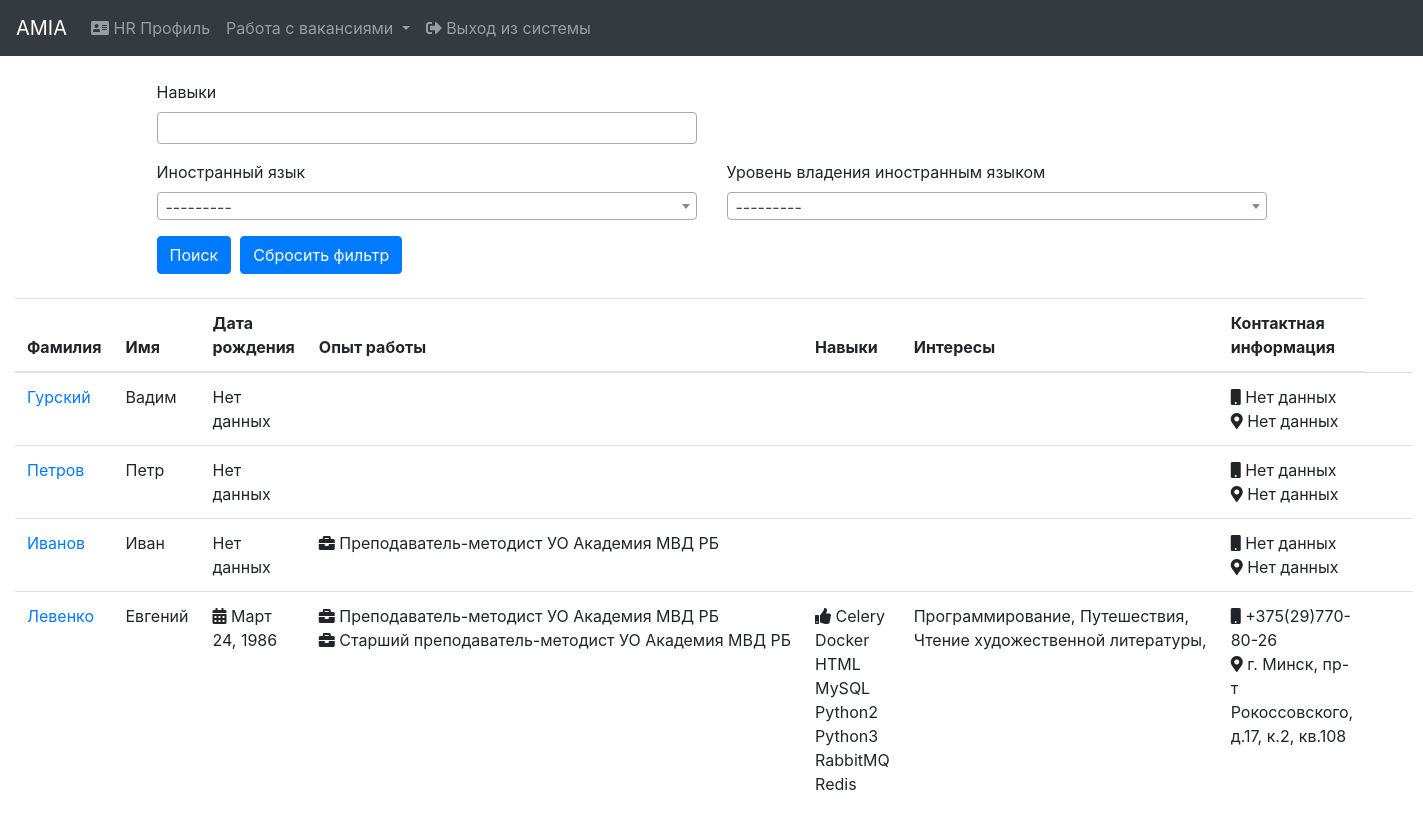
Before: /hr/profiles/ (signed in) with the older database file.
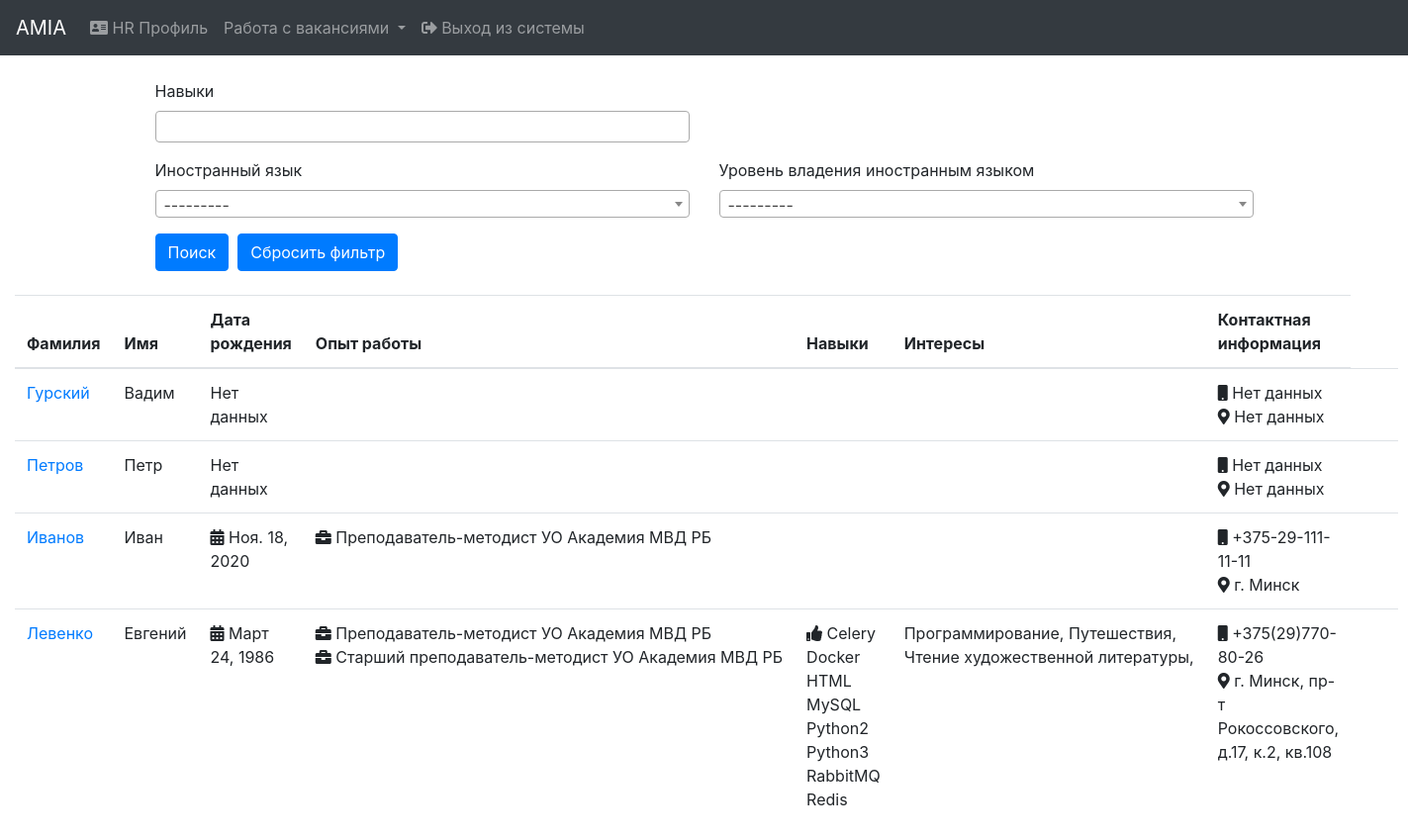
After: the same page with the newer database file.
### social_profile/models.py (models this page shows, shortened)
class SocialProfile(models.Model):
    user = models.OneToOneField(User, on_delete=models.CASCADE)
    last_name = models.CharField(max_length=100, verbose_name="Last name")
    first_name = models.CharField(max_length=100, verbose_name="First name")
    patronymic = models.CharField(max_length=100, verbose_name="Patronymic", blank=True, null=True)
    email = models.EmailField(verbose_name="E-mail")
    date_of_birth = models.DateField(verbose_name="Date_of_birth", blank=True, null=True)
    status = models.IntegerField(verbose_name="Status", default=1)
    date_added = models.DateTimeField(verbose_name="Date_added", auto_now_add=True)
    profile_img = models.ImageField(verbose_name="Profile_img", blank=True, null=True, upload_to='profile')
    about_myself = models.TextField(verbose_name="About_myself", blank=True, null=True)
    contact_information_phone = models.CharField(max_length=255, verbose_name="Phone", blank=True, null=True)
    contact_information_address = models.CharField(max_length=255, verbose_name="Address", blank=True, null=True)
    education = models.ManyToManyField(EducationalInstitution, verbose_name="Education", through="EducationWithInfo")
    work_experience = models.ManyToManyField(WorkExperience, verbose_name="Work experience")
    interests = models.ManyToManyField(Interest, verbose_name="Interests", blank=True)
    skills = models.ManyToManyField(Skill, verbose_name="Skills", blank=True)
    languages = models.ManyToManyField(Language, verbose_name="Language", through='LanguageWithLevel')
    class Meta:
        ordering = ('last_name',)
        verbose_name = 'Social profile'
        verbose_name_plural = 'Social profiles'

### hr/views.py (the view)
# urls.py: path('profiles/', views.ProfilesView.as_view(), name='profiles'),
class ProfilesView(LoginRequiredMixin, View):
    def get(self, request):
        f = ProfileFilter(request.GET, queryset=SocialProfile.objects.distinct().order_by('-pk'))
        paginator = Paginator(f.qs, 50)
        page = request.GET.get('page')
        profiles = paginator.get_page(page)
        return render(request, 'hr/profiles/profiles.html', {'profiles': profiles,
                                                             'filter': f,
                                                             })

### context_processors/models_context.py (called while the page is built)
def models_context(request):
    return {'educational': EducationalInstitution.objects.all(),
            'language_levels': LanguageLevel.objects.all(),
            'languages': Language.objects.all(),
            'specialties': Specialty.objects.all(),
            'skills': Skill.objects.all(),
            'interests': Interest.objects.all(),
            }

### social_profile/models.py (called while the page is built)
    def __str__(self):
        return self.skill_name

    def __str__(self):
        return self.interest_name

    def __str__(self):
        return self.language_name

    def __str__(self):
        return self.position + ' ' + self.company_name

### hr/templates/hr/profiles/profiles.html (shortened to what this page needs)
{% extends 'base.html' %}
{% block content %}
    {% include 'hr/navbar_hr.html' %}<br>
    <div class="container-fluid">
        {% include 'hr/profiles/search_form.html' %}<br>
        <div class="row">
            <div class="col-lg-12">
                <table class="table table-hover">
                    <thead>
                    <tr>
                        <th scope="col">Фамилия</th>
                        <th scope="col">Имя</th>
                        <th scope="col">Дата рождения</th>
                        <th scope="col">Опыт работы</th>
                        <th scope="col">Навыки</th>
                        <th scope="col">Интересы</th>
                        <th scope="col">Контактная информация</th>
                    </tr>
                    </thead>
                    <tbody>
                    {% for profile in profiles %}
                        <tr>
                            <td><a href="{% url 'profile:profile_data' profile.id %}">{{ profile.last_name }}</a></td>
                            <td>{{ profile.first_name|default:"Нет данных" }}</td>
                            <td>
                                {% if profile.date_of_birth %}
                                    <i class="fas fa-calendar-alt"></i>
                                {% endif %}
                                {{ profile.date_of_birth|default:"Нет данных" }}</td>
                            <td>
                                {% for w_e in profile.work_experience.all %}
                                    <nobr><i class="fas fa-briefcase"></i> {{ w_e }}</nobr><br>
                                {% endfor %}
                            </td>
                            <td>
                                {% if profile.skills.all %}
                                    <i class="fas fa-thumbs-up"></i>
                                {% endif %}
                                {% for skill in profile.skills.all %}
                                    <nobr> {{ skill }}</nobr>
                                {% endfor %}
                            </td>
                            <td>
                                {% for interest in profile.interests.all %}
                                    <nobr>{{ interest }}</nobr>,
                                {% endfor %}
                            </td>
                            <td>
                                <i class="fas fa-mobile"></i> {{ profile.contact_information_phone|default:"Нет данных" }}<br>
                                <i class="fas fa-map-marker-alt"></i> {{ profile.contact_information_address|default:"Нет данных" }}
                            </td>
                            <td></td>
                            <td></td>
                        </tr>
                    {% endfor %}
                    </tbody>
                </table>
            </div>
        </div>
    </div>
{% endblock %}

Changed rows visible on the page:
changed SocialProfile "Иванов": date_of_birth "Нет данных" → "Ноя. 18, 2020"; contact_information_phone "Нет данных" → "+375-29-111-11-11"; contact_information_address "Нет данных" → "г. Минск"
